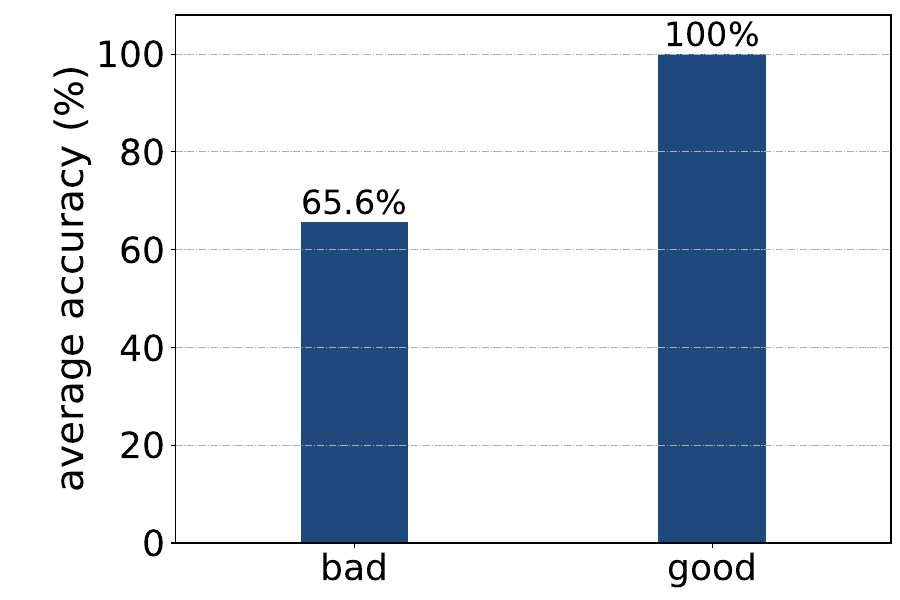

Source code (Python):
import numpy as np
import matplotlib.pyplot as plt

fig = plt.figure(figsize=(9,6))
plt.grid(True, linestyle='-.', axis='y')

bar_width = 0.3
curP = plt.bar([0,1], [65.6, 100], bar_width, color='#1F497D')

plt.ylabel('average accuracy (%)', fontsize=28)

# plt.yticks(range(0, 26, 5), range(0, 26, 5), fontsize=22)
plt.yticks(fontsize=26)
plt.xticks([0,1], ['bad', 'good'], fontsize=26)
# plt.xlabel('time cost', fontsize=26)

plt.text(0, 65.7, "65.6%", fontsize=24, ha = 'center',va = 'bottom')
plt.text(1, 100.1, "100%", fontsize=24, ha = 'center',va = 'bottom')

plt.xlim(-0.5, 1.5)
plt.ylim(0, 108)
plt.subplots_adjust(left=0.195, right=0.99, top=0.975, bottom=0.095)

plt.savefig('accuracy.pdf')
plt.show()